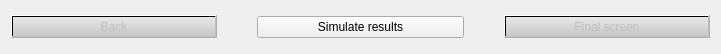
   <widget class="QWidget" name="layoutWidget_2">
    <property name="geometry">
     <rect>
      <x>140</x>
      <y>570</y>
      <width>721</width>
      <height>54</height>
     </rect>
    </property>
    <layout class="QHBoxLayout" name="horizontalLayout">
     <property name="spacing">
      <number>40</number>
     </property>
     <property name="sizeConstraint">
      <enum>QLayout::SetNoConstraint</enum>
     </property>
     <item>
      <widget class="QPushButton" name="btn_back">
       <property name="enabled">
        <bool>false</bool>
       </property>
       <property name="cursor">
        <cursorShape>PointingHandCursor</cursorShape>
       </property>
       <property name="styleSheet">
        <string notr="true">QPushButton { 
	background: qlineargradient(x1: 0, y1: 1, x2: 0, y2: 0,  stop: 0 #c7c7c7, stop: 1 #e8e8e8);
}</string>
       </property>
       <property name="text">
        <string>Back</string>
       </property>
      </widget>
     </item>
     <item>
      <widget class="QPushButton" name="btn_simulate">
       <property name="cursor">
        <cursorShape>PointingHandCursor</cursorShape>
       </property>
       <property name="styleSheet">
        <string notr="true"/>
       </property>
       <property name="text">
        <string>Simulate results</string>
       </property>
      </widget>
     </item>
     <item>
      <widget class="QPushButton" name="btn_final_screen">
       <property name="enabled">
        <bool>false</bool>
       </property>
       <property name="cursor">
        <cursorShape>PointingHandCursor</cursorShape>
       </property>
       <property name="styleSheet">
        <string notr="true">QPushButton { 
	background: qlineargradient(x1: 0, y1: 1, x2: 0, y2: 0,  stop: 0 #c7c7c7, stop: 1 #e8e8e8);
}</string>
       </property>
       <property name="text">
        <string>Final screen</string>
       </property>
      </widget>
     </item>
    </layout>
   </widget>
